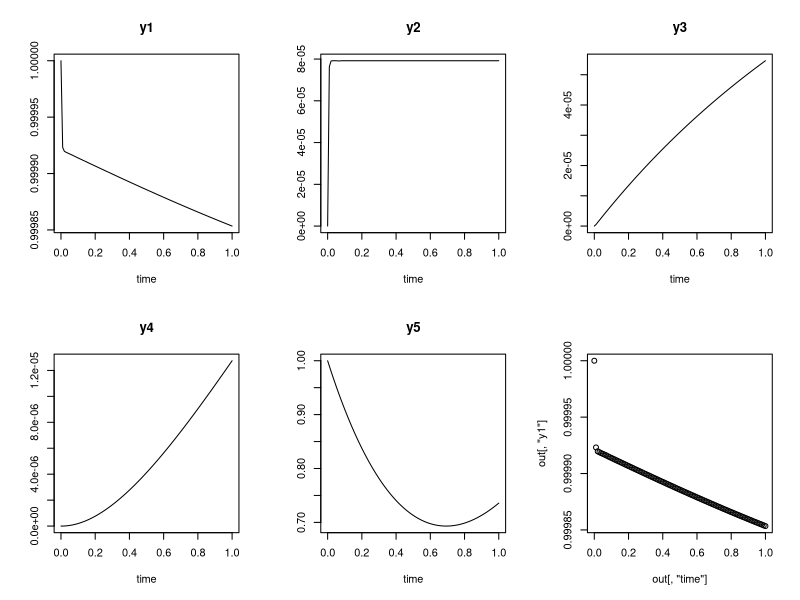
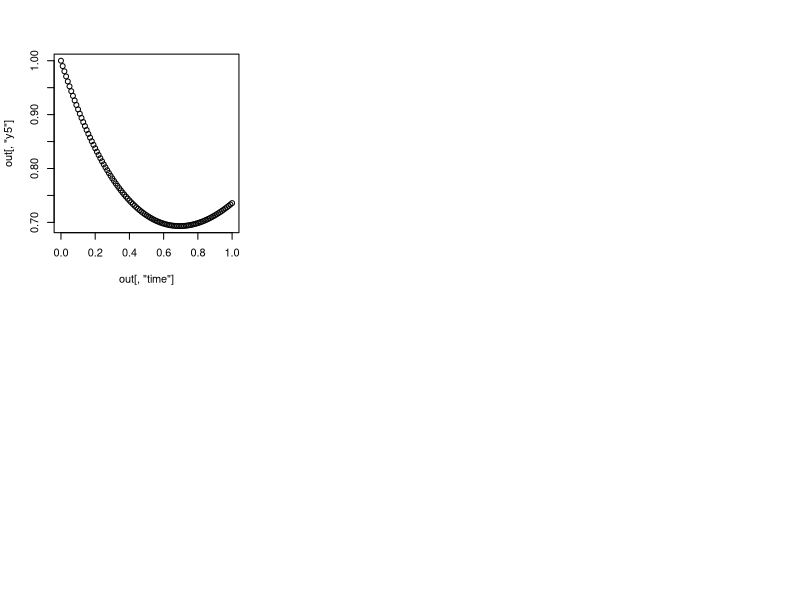

The R source for these figures, in order:

library(deSolve)
mmk <- function(lambda, y, parms){
  dy1 <- -337.23*y[1]*(0.000079433-y[2]) + 0.0909*y[2] + 0.9091*y[4] 
  dy2 <- 337.23*y[1]*(0.000079433-y[2]) - (0.0909+0.9091)*y[2]
  dy3 <- -1841*y[3]*(0.0003283-y[4]) + 0.0909*y[4] + 0.9091*y[2]
  dy4 <- 1841*y[3]*(0.0003283-y[4]) - (0.0909+0.9091)*y[4]
  dy5 <- lambda + (1 - 0.01*0.559)*y[3] - y[5] 
  list(c(dy1, dy2, dy3, dy4, dy5))
}

#a1 = 337.23 
#a2 = 1841
#d1 = d2 = 0.0909
#k1 = k2 = 0.9091
#phi = 1 
#eps = 0.01
#psi = 0.559 
#E1 = 0.000079433
#E2 = 0.0003283

yi <- c(y1 = 1, y2 = 0, y3 = 0, y4 = 0, y5 = 1)
lambda <- seq(0,1,0.01)

out <- ode(times = lambda, y = yi, func = mmk, parms = NULL)

head (out, n=100) 
plot(out)
plot(out[,'time'], out[,'y1'])
plot(out[,'time'], out[,'y5'])

# y1 <- [AKT]
# y2 <- [AKT:E1]
# y3 <- [pAKT]
# y4 <- [pAKT:E2]
# y5 <- [pIRS1]
# time <- lambda 
